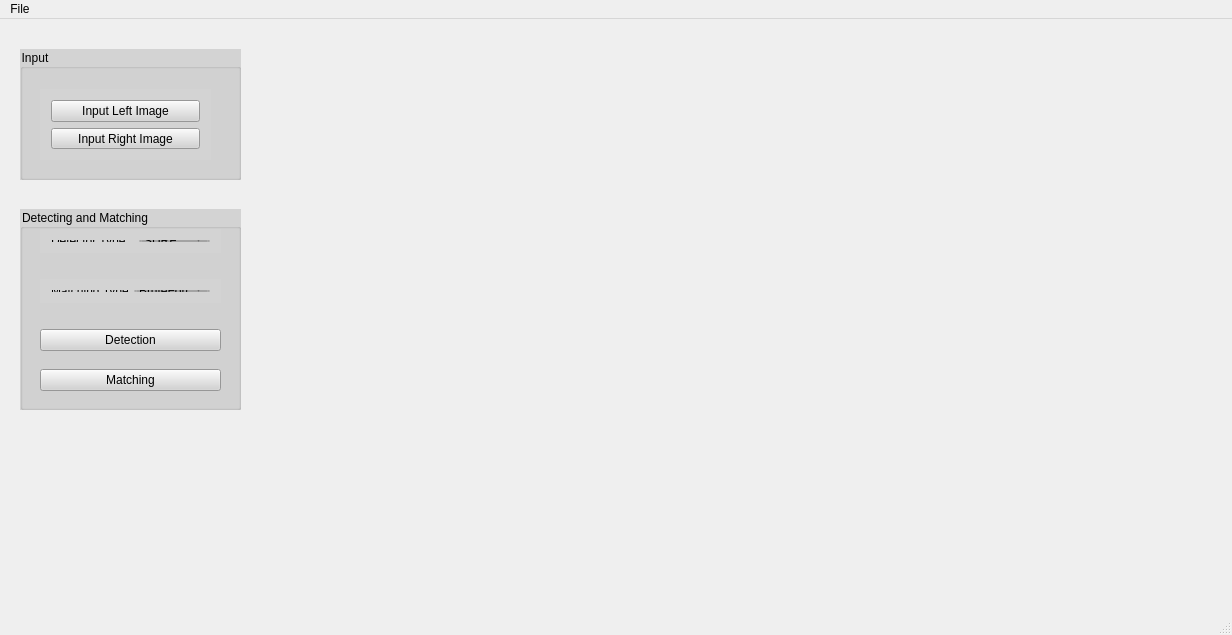
<?xml version="1.0" encoding="UTF-8"?>
<ui version="4.0">
 <class>MainWindow</class>
 <widget class="QMainWindow" name="MainWindow">
  <property name="geometry">
   <rect>
    <x>0</x>
    <y>0</y>
    <width>1232</width>
    <height>635</height>
   </rect>
  </property>
  <property name="windowTitle">
   <string>MainWindow</string>
  </property>
  <widget class="QWidget" name="centralWidget">
   <widget class="QLabel" name="label">
    <property name="geometry">
     <rect>
      <x>290</x>
      <y>10</y>
      <width>361</width>
      <height>551</height>
     </rect>
    </property>
    <property name="text">
     <string/>
    </property>
   </widget>
   <widget class="QGroupBox" name="groupBox">
    <property name="geometry">
     <rect>
      <x>20</x>
      <y>30</y>
      <width>221</width>
      <height>131</height>
     </rect>
    </property>
    <property name="styleSheet">
     <string notr="true">background-color: lightGray</string>
    </property>
    <property name="title">
     <string>Input</string>
    </property>
    <widget class="QWidget" name="layoutWidget">
     <property name="geometry">
      <rect>
       <x>20</x>
       <y>40</y>
       <width>171</width>
       <height>71</height>
      </rect>
     </property>
     <layout class="QVBoxLayout" name="verticalLayout">
      <item>
       <widget class="QPushButton" name="pushButton">
        <property name="text">
         <string>Input Left Image</string>
        </property>
       </widget>
      </item>
      <item>
       <widget class="QPushButton" name="pushButton_3">
        <property name="text">
         <string>Input Right Image</string>
        </property>
       </widget>
      </item>
     </layout>
    </widget>
   </widget>
   <widget class="QLabel" name="label_2">
    <property name="geometry">
     <rect>
      <x>760</x>
      <y>10</y>
      <width>361</width>
      <height>551</height>
     </rect>
    </property>
    <property name="text">
     <string/>
    </property>
   </widget>
   <widget class="QGroupBox" name="groupBox_2">
    <property name="geometry">
     <rect>
      <x>20</x>
      <y>190</y>
      <width>221</width>
      <height>201</height>
     </rect>
    </property>
    <property name="styleSheet">
     <string notr="true">background-color: lightGray</string>
    </property>
    <property name="title">
     <string>Detecting and Matching</string>
    </property>
    <widget class="QPushButton" name="pushButton_2">
     <property name="geometry">
      <rect>
       <x>20</x>
       <y>120</y>
       <width>181</width>
       <height>22</height>
      </rect>
     </property>
     <property name="text">
      <string>Detection</string>
     </property>
    </widget>
    <widget class="QPushButton" name="pushButton_4">
     <property name="geometry">
      <rect>
       <x>20</x>
       <y>160</y>
       <width>181</width>
       <height>22</height>
      </rect>
     </property>
     <property name="text">
      <string>Matching</string>
     </property>
    </widget>
    <widget class="QWidget" name="layoutWidget">
     <property name="geometry">
      <rect>
       <x>20</x>
       <y>20</y>
       <width>181</width>
       <height>24</height>
      </rect>
     </property>
     <layout class="QHBoxLayout" name="horizontalLayout">
      <item>
       <widget class="QLabel" name="label_3">
        <property name="text">
         <string>Detector Type: </string>
        </property>
       </widget>
      </item>
      <item>
       <widget class="QComboBox" name="comboBox">
        <item>
         <property name="text">
          <string>SURF</string>
         </property>
        </item>
        <item>
         <property name="text">
          <string>SIFT</string>
         </property>
        </item>
        <item>
         <property name="text">
          <string>FAST</string>
         </property>
        </item>
        <item>
         <property name="text">
          <string>ORB</string>
         </property>
        </item>
       </widget>
      </item>
     </layout>
    </widget>
    <widget class="QWidget" name="layoutWidget">
     <property name="geometry">
      <rect>
       <x>20</x>
       <y>70</y>
       <width>181</width>
       <height>24</height>
      </rect>
     </property>
     <layout class="QHBoxLayout" name="horizontalLayout_2">
      <item>
       <widget class="QLabel" name="label_4">
        <property name="text">
         <string>Matching Type: </string>
        </property>
       </widget>
      </item>
      <item>
       <widget class="QComboBox" name="comboBox_2">
        <item>
         <property name="text">
          <string>BruteForce</string>
         </property>
        </item>
        <item>
         <property name="text">
          <string>BruteForce-L1</string>
         </property>
        </item>
        <item>
         <property name="text">
          <string>BruteForce-Hamming</string>
         </property>
        </item>
        <item>
         <property name="text">
          <string>BruteForce-Hamming(2)</string>
         </property>
        </item>
        <item>
         <property name="text">
          <string>FlannBased</string>
         </property>
        </item>
       </widget>
      </item>
     </layout>
    </widget>
   </widget>
  </widget>
  <widget class="QMenuBar" name="menuBar">
   <property name="geometry">
    <rect>
     <x>0</x>
     <y>0</y>
     <width>1232</width>
     <height>19</height>
    </rect>
   </property>
   <widget class="QMenu" name="menuFile">
    <property name="title">
     <string>File</string>
    </property>
    <addaction name="actionNew"/>
    <addaction name="actionSave"/>
   </widget>
   <addaction name="menuFile"/>
  </widget>
  <widget class="QStatusBar" name="statusBar"/>
  <action name="actionNew">
   <property name="icon">
    <iconset resource="icon.qrc">
     <normaloff>:/myicons/1489688063_BRoom_Stick_2.png</normaloff>:/myicons/1489688063_BRoom_Stick_2.png</iconset>
   </property>
   <property name="text">
    <string>Clear</string>
   </property>
  </action>
  <action name="actionSave">
   <property name="icon">
    <iconset resource="icon.qrc">
     <normaloff>:/myicons/1489688093_save.png</normaloff>:/myicons/1489688093_save.png</iconset>
   </property>
   <property name="text">
    <string>Save Descriptors</string>
   </property>
  </action>
 </widget>
 <layoutdefault spacing="6" margin="11"/>
 <resources>
  <include location="icon.qrc"/>
 </resources>
 <connections/>
</ui>
